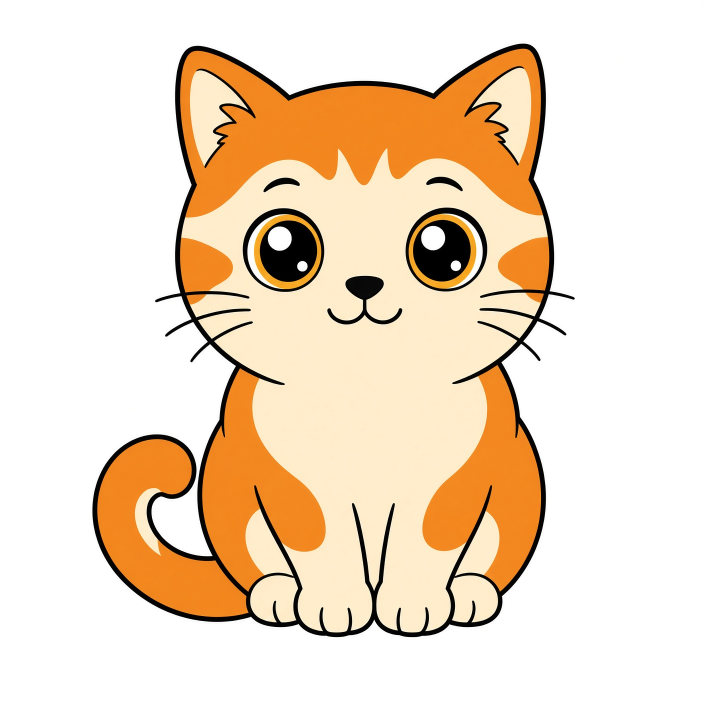
#> input picture assets/gallery-src/cat.jpg, 1408 x 1408 px (shown at 1/2 size)
$ python ingest.py
#> lines starting #> are read from the running program, lines starting #| are printed output that depends on the picture; after the words box and inside, x2 and y2 are one past the last pixel; in counts of white or black regions, pixels touching at a corner belong together
"""Build the in-app example library from source images.

    .venv/bin/python scripts/gallery/ingest.py

Reads images named by their ID from marketing/gallery-prompts.md (e.g. animals-01-fox.png) in any of the
SOURCES folders, plus the starter seeds in assets/gallery-src/, and writes web-sized images, thumbnails and
library.json to frontend/public/library/. Names like "animals-01-fox.png_20260928092703.jpg" (as some image
tools export them) are understood too. Re-run it whenever you add or remove images.
"""
import json
import re
import sys
from pathlib import Path

import numpy as np
from PIL import Image, ImageOps

ROOT = Path(__file__).resolve().parents[2]
SOURCES = [ROOT / 'marketing' / 'gallery-source', ROOT / 'marketing' / 'marketing_gallery-source_']
OUT = ROOT / 'frontend' / 'public' / 'library'
CATEGORIES = [('animals', 'Animals'), ('food', 'Food & drink'), ('home', 'Home & interiors'), ('nature', 'Nature'), ('sports', 'Sports'), ('occasion', 'Occasions'),
              ('objects', 'Objects'), ('travel', 'Travel'), ('logo', 'Logos'), ('tutorial', 'Step-by-step')]
# Starter images that already ship with the repo (the strawberry stays out: it's the brand's own art).
SEEDS = {'animals-00-cat': ('assets/gallery-src/cat.jpg', 'Cat'),
         'food-00-coffee': ('assets/gallery-src/coffee.jpg', 'Coffee & croissant'),
         'occasion-00-wreath': ('assets/gallery-src/wreath.jpg', 'Wreath'),
         'objects-00-sneaker': ('assets/gallery-src/sneaker.jpg', 'Sneaker'),
         'tutorial-00-owl': ('assets/gallery-src/owl.jpg', 'Owl steps'),
         # Home & interiors (made with scripts/gallery/generate-hero-art.mjs --set interiors --model z-image)
         'home-01-living-room': ('assets/interiors-src/livingroom-2.jpg', 'Living room'),
         'home-02-armchair': ('assets/interiors-src/armchair-2.jpg', 'Lounge armchair'),
         'home-03-kitchen': ('assets/interiors-src/kitchen-1.jpg', 'Kitchen'),
         'home-04-floor-plan': ('assets/interiors-src/floorplan-2.jpg', 'Floor plan'),
         # Sports: invented athletes in plain flag-coloured kits (generate-hero-art.mjs --set sports --model z-image)
         'sports-01-striker': ('assets/gallery-src/striker.jpg', 'Striker'),
         'sports-02-goalkeeper': ('assets/gallery-src/keeper.jpg', 'Goalkeeper'),
         'sports-03-sprinter': ('assets/gallery-src/sprinter.jpg', 'Sprinter'),
         'sports-04-boxer': ('assets/gallery-src/boxer.jpg', 'Boxer'),
         'sports-05-dunk': ('assets/gallery-src/dunk.jpg', 'Basketball dunk'),
         'sports-06-rugby': ('assets/gallery-src/rugby.jpg', 'Rugby'),
         'sports-07-cricketer': ('assets/gallery-src/cricketer.jpg', 'Cricket'),
         'sports-08-fan': ('assets/gallery-src/fan.jpg', 'Fan with flag')}
# The ID at the start of the file name; anything after it (".png_<timestamp>", etc.) is ignored.
ID = re.compile(r'^([a-z]+)-(\d\d)-([a-z0-9]+(?:-[a-z0-9]+)*)')
TITLES = {'icecream': 'Ice cream', 'avocado': 'Avocado toast', 'boba': 'Bubble tea', 'plant-books': 'Books & plant',
          'bakery': 'Sunny Loaf Bakery', 'plants': 'Leafy Corner', 'barber': 'Sharp & Co.', 'fitness': 'Pulse Fit',
          'petshop': 'Happy Paws', 'van': 'Camper van', 'wedding': 'Wedding rings', 'heart': 'Heart balloon',
          'graduation': 'Graduation cap'}
EDGE_MARGIN = .06  # empty border added around art that touches the edge, so nothing looks cut off


def title_from(category, slug):
    title = TITLES.get(slug, slug.replace('-', ' ').capitalize())
    return f'{title} steps' if category == 'tutorial' else title


def pad_if_touching(image):
    """Give art that runs into the image edge a white margin. Tutorial grids are left alone."""
    ink = np.asarray(image).min(axis=2) < 235
    rows, cols = np.where(ink.any(axis=1))[0], np.where(ink.any(axis=0))[0]
    if not len(rows):
        return image
    edge = round(min(image.size) * .02)
    height, width = ink.shape
    if rows[0] > edge and cols[0] > edge and rows[-1] < height - 1 - edge and cols[-1] < width - 1 - edge:
        return image
    side = round(max(image.size) * (1 + 2 * EDGE_MARGIN))
    padded = Image.new('RGB', (side, side), 'white')
    padded.paste(image, ((side - image.width) // 2, (side - image.height) // 2))
    return padded


def main():
    sources = {key: (ROOT / path, title) for key, (path, title) in SEEDS.items()}
    skipped = []
    for path in sorted(p for folder in SOURCES if folder.exists() for p in folder.glob('*')):
        if path.suffix.lower() not in ('.png', '.jpg', '.jpeg', '.webp'):
            continue
        match = ID.match(path.name.lower())
        if not match or match.group(1) not in dict(CATEGORIES):
            skipped.append(path.name)
            continue
        item_id = match.group(0)
        sources[item_id] = (path, title_from(match.group(1), match.group(3)))
    OUT.mkdir(parents=True, exist_ok=True)
    for old in OUT.glob('*'):
        if old.name != 'library.json':
            old.unlink()
    items = []
    for item_id, (path, title) in sorted(sources.items()):
        category = item_id.split('-')[0]
        with Image.open(path) as image:
#> image is the input picture: PIL image 1408x1408 RGB; mean R, G, B 240.1, 220.7, 198.5
            image = ImageOps.exif_transpose(image).convert('RGBA')
#> image: PIL image 1408x1408 RGBA
            flat = Image.new('RGB', image.size, 'white')
#> flat: PIL image 1408x1408 RGB; every value is 255
            flat.paste(image, mask=image.getchannel('A'))
            if category != 'tutorial':
                flat = pad_if_touching(flat)
#> in pad_if_touching, `ink = np.asarray(image).min(axis=2) < 235`:
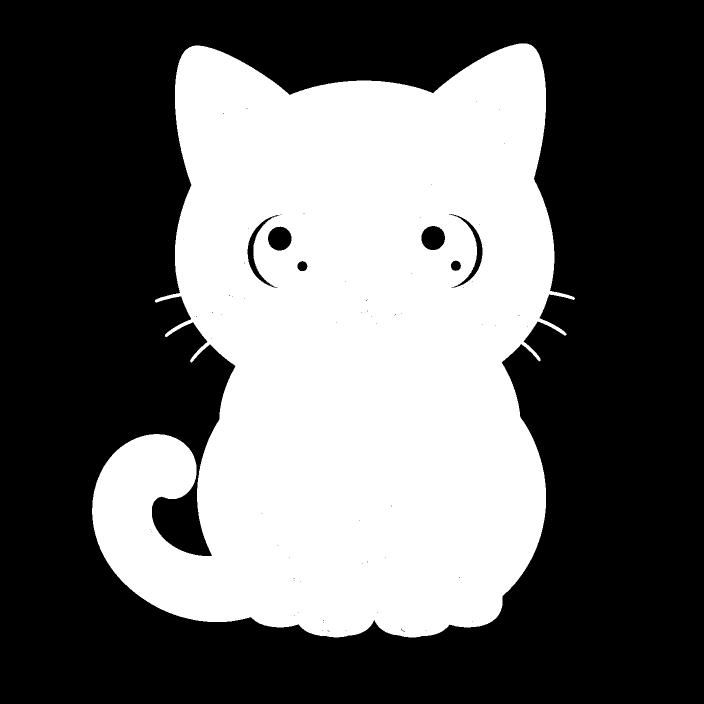
#> ink: shape (1408, 1408) bool (shown at 1/2 size); 40.7% white; 1 white region, box (x1, y1, x2, y2) and area: (184, 87, 1150, 1275) 806527
#> in pad_if_touching, `rows, cols = np.where(ink.any(axis=1))[0], np.where(ink.any(axis=0))[0]`: rows = 1188 values from 87 to 1274; cols = 966 values from 184 to 1149
            flat.thumbnail((1400, 1400), Image.LANCZOS)
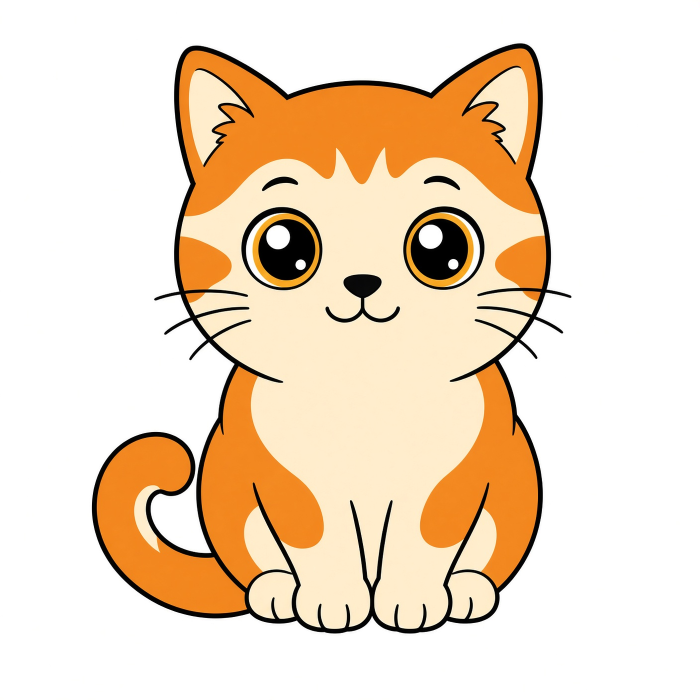
#> flat: PIL image 1400x1400 RGB (shown at 1/2 size); mean R, G, B 240.1, 220.7, 198.5
            flat.save(OUT / f'{item_id}.jpg', quality=90, optimize=True)
            thumb = flat.copy()
            thumb.thumbnail((360, 360), Image.LANCZOS)
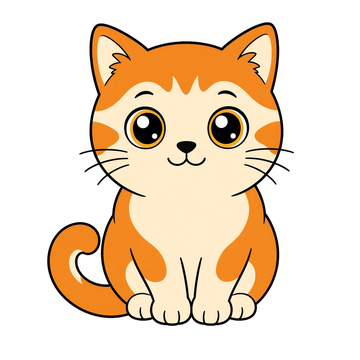
#> thumb: PIL image 360x360 RGB; mean R, G, B 240.1, 220.8, 198.6
            thumb.save(OUT / f'{item_id}-thumb.webp', quality=82)
        items.append({'id': item_id, 'title': title, 'category': category, 'image': f'{item_id}.jpg',
                      'thumb': f'{item_id}-thumb.webp', 'tutorial': category == 'tutorial'})
#> pass 2 of the loop in main, `for item_id, (path, title) in sorted(sources.items()):`:
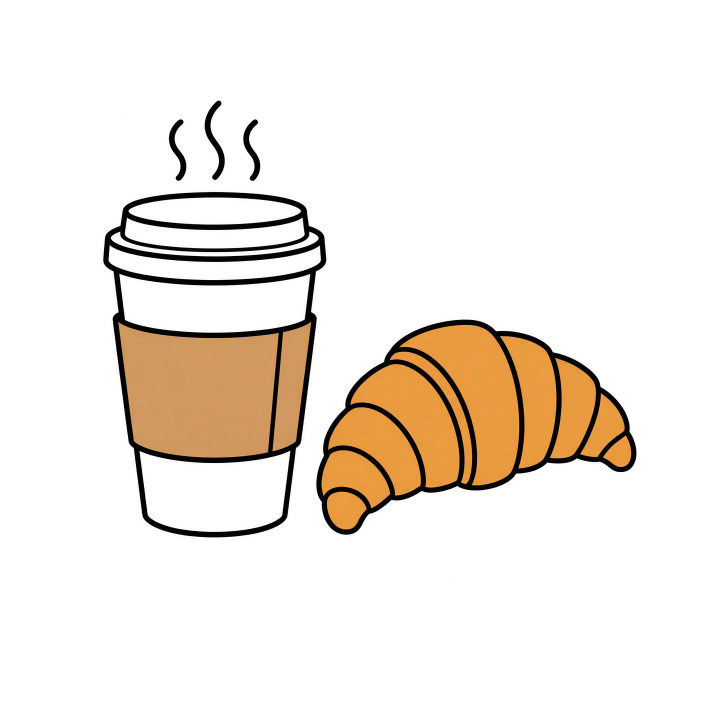
#> input picture assets/gallery-src/coffee.jpg, 1408 x 1408 px (shown at 1/2 size)
#> in main, image is the input picture: PIL image 1408x1408 RGB; mean R, G, B 240.3, 233, 224.7
#> image: PIL image 1408x1408 RGBA
#> in pad_if_touching (call 2), `ink = np.asarray(image).min(axis=2) < 235`:
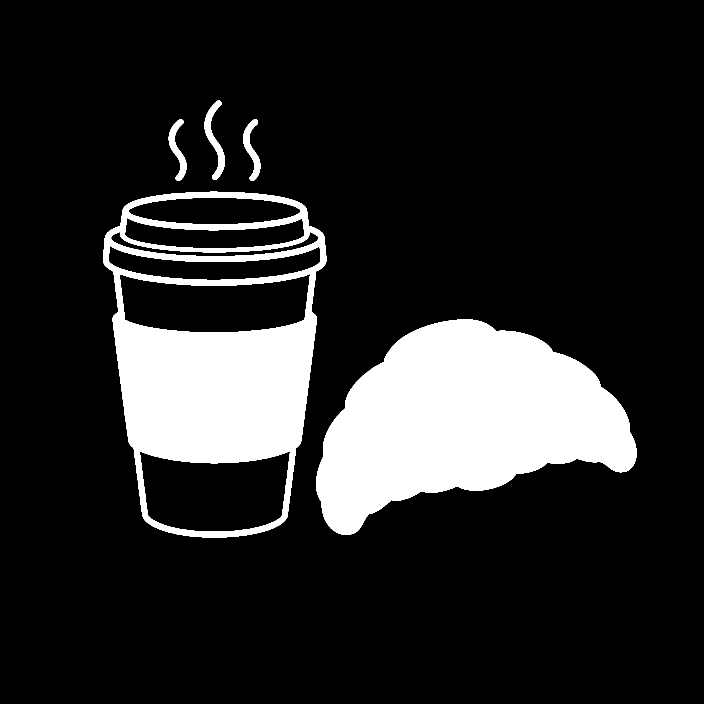
#> ink: shape (1408, 1408) bool (shown at 1/2 size); 15.3% white; 5 white regions, box (x1, y1, x2, y2) and area: (632, 639, 1273, 1070) 166349, (206, 383, 653, 1075) 131217, (409, 201, 450, 360) 2166, (337, 238, 373, 362) 1680, (486, 238, 521, 362) 1676
#> rows = 853 values from 201 to 1074; cols = 1067 values from 206 to 1272
#> in main, `thumb.thumbnail((360, 360), Image.LANCZOS)`:
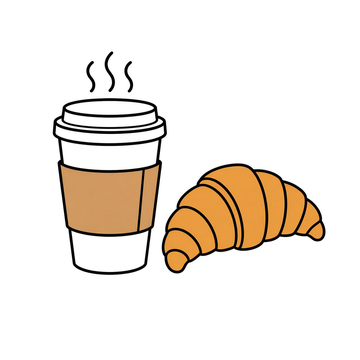
#> thumb: PIL image 360x360 RGB; mean R, G, B 240.4, 233, 224.7
    used = {item['category'] for item in items}
    manifest = {'categories': [{'id': c, 'name': n} for c, n in CATEGORIES if c in used], 'items': items}
    (OUT / 'library.json').write_text(json.dumps(manifest, indent=2) + '\n')
    print(f'{len(items)} examples written to {OUT.relative_to(ROOT)}')
    if skipped:
        print('Skipped (name must start with an ID like animals-01-fox):', ', '.join(skipped), file=sys.stderr)


if __name__ == '__main__':
#> (the run stopped early here; a loop or call above may not have finished)
